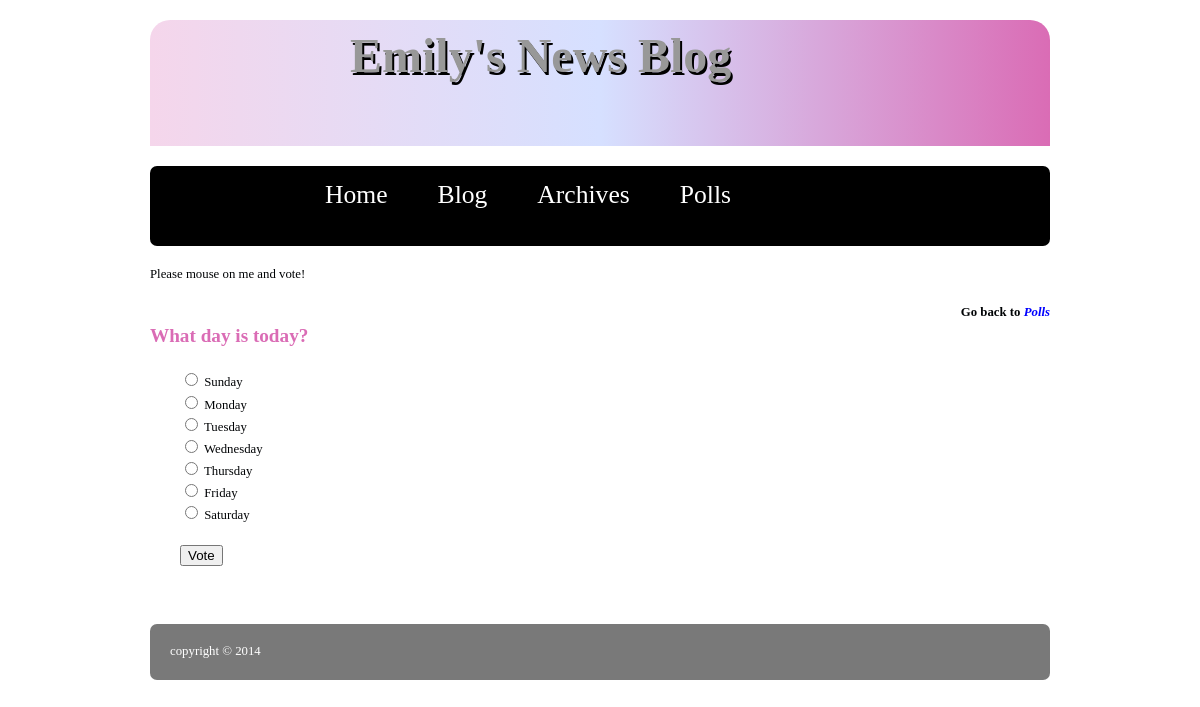
The app's page /polls/2/ with its own data.
### polls/models.py (models this page shows, shortened)
class Poll(models.Model):
	question = models.CharField(max_length=200)
	pub_date = models.DateTimeField('date published')
	def was_published_recently(self):
		return self.pub_date >= timezone.now() - datetime.timedelta(days=1)
	was_published_recently.admin_order_field = 'pub_date'
	was_published_recently.boolean = True
	was_published_recently.short_description = 'Published recently?'

class Choice(models.Model):
	poll = models.ForeignKey(Poll)
	choice_text = models.CharField(max_length=200)
	votes = models.IntegerField(default=0)

### polls/views.py (the view)
# urls.py: url(r'^blog/(?P<pk>\d+)/$', DetailView.as_view(
class DetailView(generic.DetailView):
    model = Poll
    template_name = 'polls/detail.html'

### polls/templates/polls/detail.html (shortened to what this page needs)
{% extends "base.html" %}
{% block content %}
<br>
<marquee behavior="alternate" onMouseOver="this.stop()" onMouseOut="this.start()" width="500" >Please mouse on me and vote! </marquee>
<br>
<p align="right" ><strong>Go back to</strong> <a href="/polls" style="color:blue;"><strong><i>Polls</i></strong></a> </p>
<h2 style="color:#DA6CB5;">{{ poll.question }}</h2>
<br>
<form class="detailform" action="{% url 'polls:vote' poll.id %}" method="post">
{% for choice in poll.choice_set.all %}
	<input type="radio" name="choice" id="choice{{forloop.counter}}" value="{{choice.id}}" />
	<label for="choice{{ forloop.counter }}">{{choice.choice_text}}</label><br/>
{% endfor %}<br/>
	<input type="submit" value="Vote">
</form>
<br/><br/>
{% endblock %}

### static/css/styles.css (style rules this page uses)
body { color:#000305; font-size: 80%; font-family: "Lucida Sans Unicode"; line-height: 1.5; text-align: left; }
a { text-decoration: none; }
a:link, a:visited { color:black; }
.body { margin: 15px auto; width: 75%; clear: both; }
section, aside, h1, h2, p, ul { margin: 0; padding: 0; }
.detailform { margin-left:30px; }

### records on screen
Poll: question "What day is today?"
Choice: choice_text "Sunday"
Choice: choice_text "Monday"
Choice: choice_text "Tuesday"
Choice: choice_text "Wednesday"
Choice: choice_text "Thursday"
Choice: choice_text "Friday"
Choice: choice_text "Saturday"
